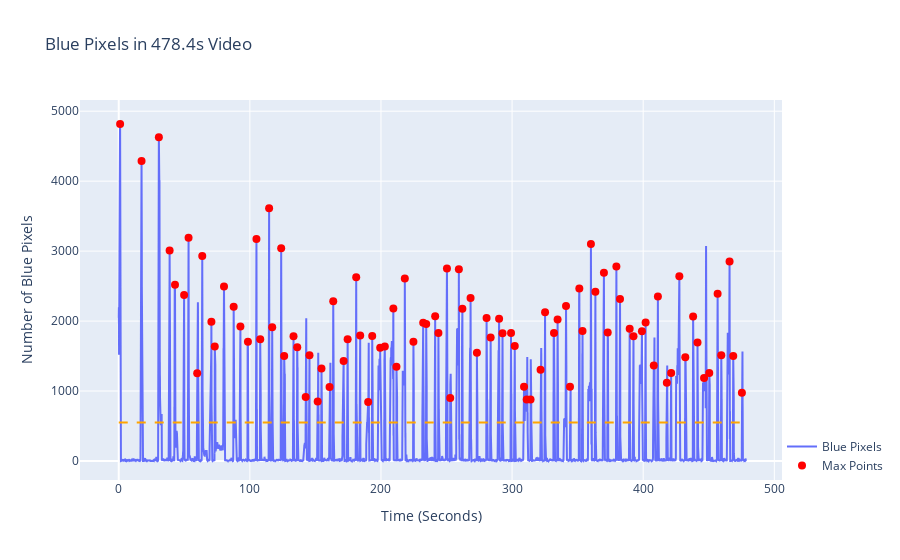

Notebook source saved alongside this figure:
### Code cell
def plotly_with_max(y: np.ndarray, max_indices: np.ndarray, line = 3) -> None:
    fig = go.Figure()
    
    # Calculate the time in seconds for each index
    time_seconds = np.arange(len(y)) / 29.97
    
    # Add a line trace for blue_pixel_counts
    fig.add_trace(go.Scatter(x=time_seconds, y=y, mode='lines', name='Blue Pixels'))
    
    # Add a horizontal line at the threshold
    fig.add_shape(type='line',
                  x0=0,
                  x1=max(time_seconds),
                  y0=np.mean(y) * line,
                  y1=np.mean(y) * line,
                  line=dict(color='orange', dash='dash'),
                  name='1.5 * Average')
    
    # Create a list of labels for hover text
    hover_labels = [f"Index: {idx}, Seconds: {time:.2f}, Split Number: {split_num + 1}"
                    for split_num, (idx, time) in enumerate(zip(max_indices, time_seconds[max_indices]))]
    
    # Add red bullet points at the max indices with hover text
    fig.add_trace(go.Scatter(x=time_seconds[max_indices], y=y[max_indices],
                             mode='markers',
                             marker=dict(color='red', size=8),
                             name='Max Points',
                             text=hover_labels,  # Set hover text
                             hoverinfo='text'  # Show text on hover
                            ))
    
    # Customize layout
    fig.update_layout(title=f"Blue Pixels in {len(y)/29.97:.1f}s Video",
                      xaxis_title="Time (Seconds)",
                      yaxis_title="Number of Blue Pixels",
                      legend=dict(x=1, y=0),
                      showlegend=True)
    
    # Show the plot
    fig.show()

plotly_with_max(blue_pixel_counts, max_indices, line=2)

### Figure 1 — Plotly figure (JSON) as saved in the notebook; plotly's stock layout.template omitted (floating-point values rounded to 4 significant figures; data arrays with more than 128 entries replaced by an {"elided": "..."} marker saying what was removed)
{"data": [{"mode": "lines", "name": "Blue Pixels", "x": {"elided": "14337 float values"}, "y": {"elided": "14337 int values"}, "type": "scatter"}, {"hoverinfo": "text", "marker": {"color": "red", "size": 8}, "mode": "markers", "name": "Max Points", "text": ["Index: 31, Seconds: 1.03, Split Number: 1", "Index: 521, Seconds: 17.38, Split Number: 2", "Index: 917, Seconds: 30.60, Split Number: 3", "Index: 1163, Seconds: 38.81, Split Number: 4", "Index: 1286, Seconds: 42.91, Split Number: 5", "Index: 1494, Seconds: 49.85, Split Number: 6", "Index: 1596, Seconds: 53.25, Split Number: 7", "Index: 1793, Seconds: 59.83, Split Number: 8", "Index: 1909, Seconds: 63.70, Split Number: 9", "Index: 2118, Seconds: 70.67, Split Number: 10", "Index: 2195, Seconds: 73.24, Split Number: 11", "Index: 2406, Seconds: 80.28, Split Number: 12", "Index: 2627, Seconds: 87.65, Split Number: 13", "Index: 2781, Seconds: 92.79, Split Number: 14", "Index: 2953, Seconds: 98.53, Split Number: 15", "Index: 3148, Seconds: 105.04, Split Number: 16", "Index: 3234, Seconds: 107.91, Split Number: 17", "Index: 3437, Seconds: 114.68, Split Number: 18", "Index: 3508, Seconds: 117.05, Split Number: 19", "Index: 3713, Seconds: 123.89, Split Number: 20", "Index: 3782, Seconds: 126.19, Split Number: 21", "Index: 3995, Seconds: 133.30, Split Number: 22", "Index: 4080, Seconds: 136.14, Split Number: 23", "Index: 4273, Seconds: 142.58, Split Number: 24", "Index: 4360, Seconds: 145.48, Split Number: 25", "Index: 4547, Seconds: 151.72, Split Number: 26", "Index: 4634, Seconds: 154.62, Split Number: 27", "Index: 4819, Seconds: 160.79, Split Number: 28", "Index: 4903, Seconds: 163.60, Split Number: 29", "Index: 5140, Seconds: 171.50, Split Number: 30", "Index: 5232, Seconds: 174.57, Split Number: 31", "Index: 5428, Seconds: 181.11, Split Number: 32", "Index: 5519, Seconds: 184.15, Split Number: 33", "Index: 5701, Seconds: 190.22, Split Number: 34", "Index: 5794, Seconds: 193.33, Split Number: 35", "Index: 5976, Seconds: 199.40, Split Number: 36", "Index: 6082, Seconds: 202.94, Split Number: 37", "Index: 6277, Seconds: 209.44, Split Number: 38", "Index: 6348, Seconds: 211.81, Split Number: 39", "Index: 6539, Seconds: 218.18, Split Number: 40", "Index: 6736, Seconds: 224.76, Split Number: 41", "Index: 6959, Seconds: 232.20, Split Number: 42", "Index: 7028, Seconds: 234.50, Split Number: 43", "Index: 7233, Seconds: 241.34, Split Number: 44", "Index: 7307, Seconds: 243.81, Split Number: 45", "Index: 7502, Seconds: 250.32, Split Number: 46", "Index: 7577, Seconds: 252.82, Split Number: 47", "Index: 7774, Seconds: 259.39, Split Number: 48", "Index: 7855, Seconds: 262.10, Split Number: 49", "Index: 8042, Seconds: 268.34, Split Number: 50", "Index: 8187, Seconds: 273.17, Split Number: 51", "Index: 8408, Seconds: 280.55, Split Number: 52", "Index: 8501, Seconds: 283.65, Split Number: 53", "Index: 8694, Seconds: 290.09, Split Number: 54", "Index: 8772, Seconds: 292.69, Split Number: 55", "Index: 8967, Seconds: 299.20, Split Number: 56", "Index: 9052, Seconds: 302.04, Split Number: 57", "Index: 9264, Seconds: 309.11, Split Number: 58", "Index: 9325, Seconds: 311.14, Split Number: 59", "Index: 9413, Seconds: 314.08, Split Number: 60", "Index: 9642, Seconds: 321.72, Split Number: 61", "Index: 9745, Seconds: 325.16, Split Number: 62", "Index: 9949, Seconds: 331.97, Split Number: 63", "Index: 10031, Seconds: 334.70, Split Number: 64", "Index: 10224, Seconds: 341.14, Split Number: 65", "Index: 10315, Seconds: 344.18, Split Number: 66", "Index: 10528, Seconds: 351.28, Split Number: 67", "Index: 10601, Seconds: 353.72, Split Number: 68", "Index: 10793, Seconds: 360.13, Split Number: 69", "Index: 10895, Seconds: 363.53, Split Number: 70", "Index: 11090, Seconds: 370.04, Split Number: 71", "Index: 11177, Seconds: 372.94, Split Number: 72", "Index: 11375, Seconds: 379.55, Split Number: 73", "Index: 11458, Seconds: 382.32, Split Number: 74", "Index: 11679, Seconds: 389.69, Split Number: 75", "Index: 11766, Seconds: 392.59, Split Number: 76", "Index: 11959, Seconds: 399.03, Split Number: 77", "Index: 12043, Seconds: 401.84, Split Number: 78", "Index: 12230, Seconds: 408.07, Split Number: 79", "Index: 12324, Seconds: 411.21, Split Number: 80", "Index: 12528, Seconds: 418.02, Split Number: 81", "Index: 12627, Seconds: 421.32, Split Number: 82", "Index: 12814, Seconds: 427.56, Split Number: 83", "Index: 12950, Seconds: 432.10, Split Number: 84", "Index: 13129, Seconds: 438.07, Split Number: 85", "Index: 13229, Seconds: 441.41, Split Number: 86", "Index: 13379, Seconds: 446.41, Split Number: 87", "Index: 13498, Seconds: 450.38, Split Number: 88", "Index: 13689, Seconds: 456.76, Split Number: 89", "Index: 13773, Seconds: 459.56, Split Number: 90", "Index: 13962, Seconds: 465.87, Split Number: 91", "Index: 14046, Seconds: 468.67, Split Number: 92", "Index: 14244, Seconds: 475.28, Split Number: 93"], "x": [1.034, 17.38, 30.6, 38.81, 42.91, 49.85, 53.25, 59.83, 63.7, 70.67, 73.24, 80.28, 87.65, 92.79, 98.53, 105.0, 107.9, 114.7, 117.1, 123.9, 126.2, 133.3, 136.1, 142.6, 145.5, 151.7, 154.6, 160.8, 163.6, 171.5, 174.6, 181.1, 184.2, 190.2, 193.3, 199.4, 202.9, 209.4, 211.8, 218.2, 224.8, 232.2, 234.5, 241.3, 243.8, 250.3, 252.8, 259.4, 262.1, 268.3, 273.2, 280.5, 283.7, 290.1, 292.7, 299.2, 302.0, 309.1, 311.1, 314.1, 321.7, 325.2, 332.0, 334.7, 341.1, 344.2, 351.3, 353.7, 360.1, 363.5, 370.0, 372.9, 379.5, 382.3, 389.7, 392.6, 399.0, 401.8, 408.1, 411.2, 418.0, 421.3, 427.6, 432.1, 438.1, 441.4, 446.4, 450.4, 456.8, 459.6, 465.9, 468.7, 475.3], "y": [4817, 4287, 4628, 3009, 2518, 2374, 3190, 1256, 2932, 1989, 1635, 2496, 2205, 1921, 1705, 3175, 1742, 3613, 1911, 3041, 1502, 1784, 1627, 916, 1511, 850, 1323, 1059, 2282, 1429, 1742, 2626, 1795, 844, 1787, 1619, 1635, 2179, 1347, 2610, 1703, 1976, 1959, 2068, 1831, 2751, 900, 2740, 2176, 2329, 1546, 2044, 1767, 2033, 1825, 1828, 1645, 1062, 879, 879, 1306, 2127, 1829, 2024, 2216, 1063, 2464, 1858, 3102, 2418, 2690, 1836, 2781, 2315, 1892, 1783, 1855, 1981, 1365, 2353, 1117, 1258, 2642, 1483, 2066, 1695, 1185, 1259, 2389, 1513, 2852, 1502, 974], "type": "scatter"}], "layout": {"shapes": [{"line": {"color": "orange", "dash": "dash"}, "name": "1.5 * Average", "type": "line", "x0": 0, "x1": 478.3, "y0": 548.7, "y1": 548.7}], "legend": {"x": 1, "y": 0}, "title": {"text": "Blue Pixels in 478.4s Video"}, "xaxis": {"title": {"text": "Time (Seconds)"}}, "yaxis": {"title": {"text": "Number of Blue Pixels"}}, "showlegend": true}}
